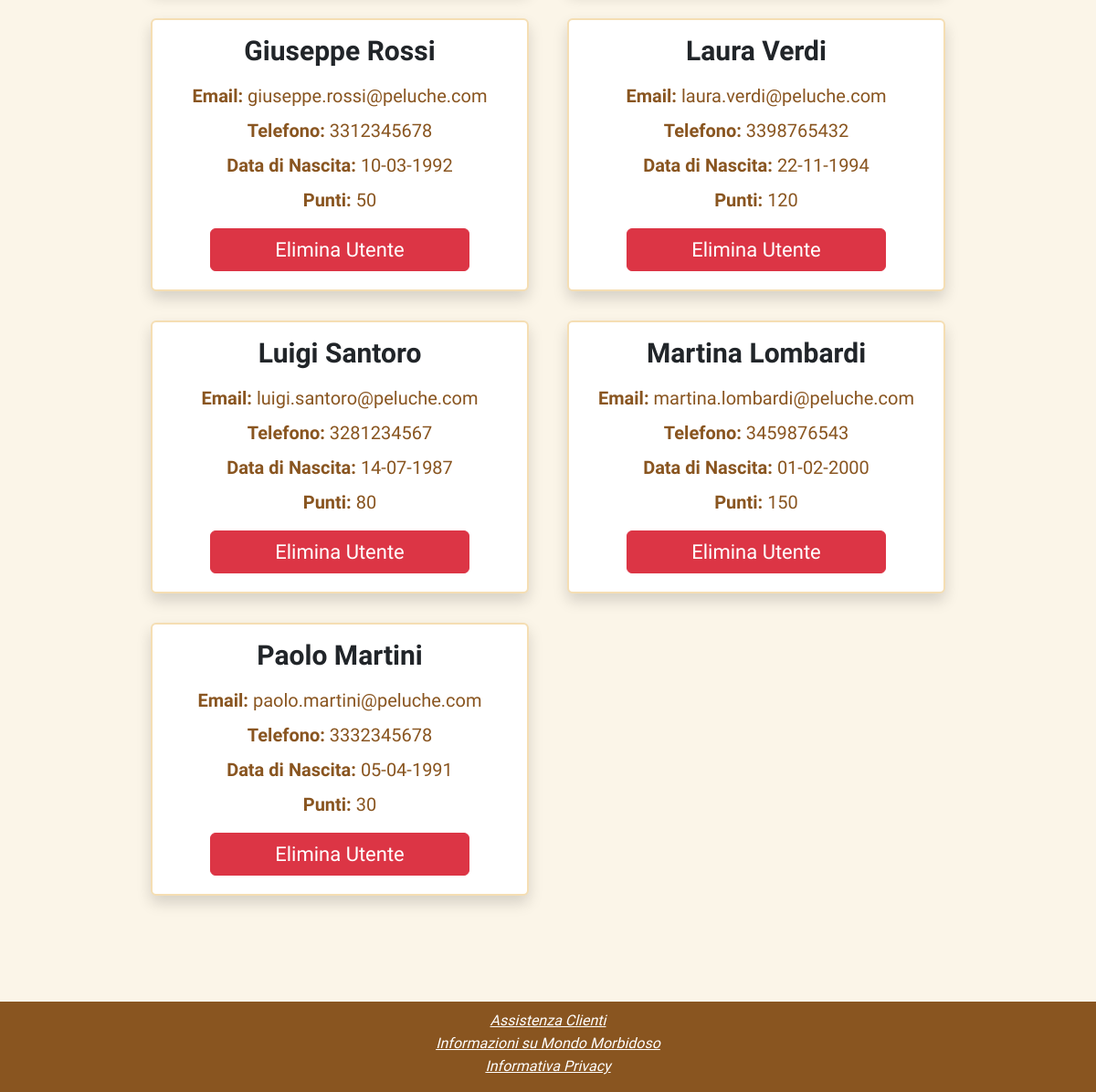
The app's page /php/gestioneAccount.php (lower part), older data.
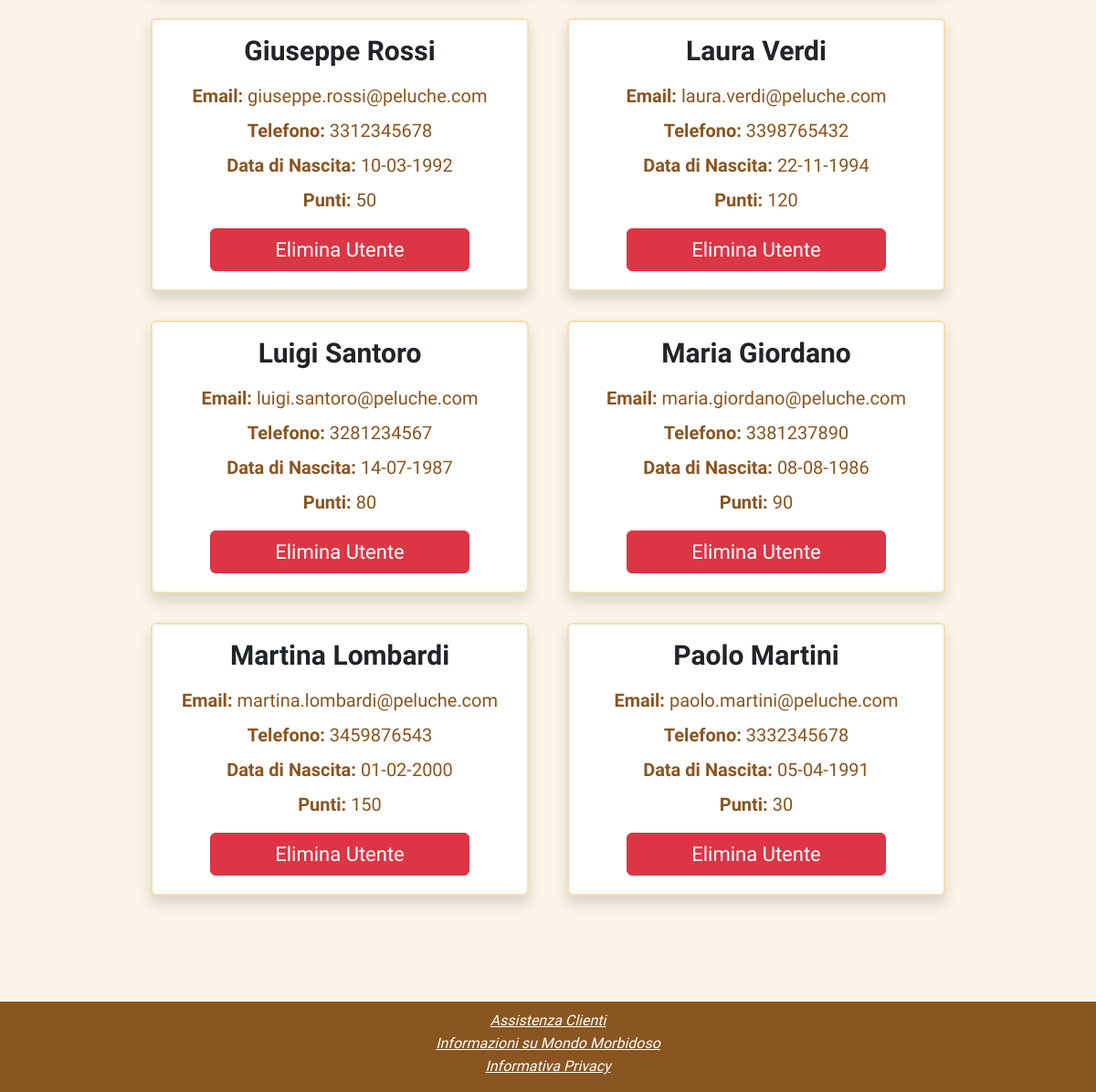
The same page, newer data.
### tables this page shows
create table UTENTE (
     E_mail VARCHAR(100) not null,
     Nome VARCHAR(50) not null,
     Cognome VARCHAR(50) not null,
     Numero_telefono VARCHAR(15),
     Data_di_nascita DATE default null,
     Password VARCHAR(255) not null,
     Punti INT not null default 0,
     Admin BOOLEAN not null default false,
     primary key (E_mail));

### php/gestioneAccount.php (called while the page is built, shortened)
<?php
require_once("bootstrap.php");
$utenti = $dbhost->getAllUtentiNonAdmin();
require("../template/base.php");
?>

### db/database.php (called while the page is built, shortened)
<?php
class DatabaseHelper {
    private $db;
    public function __construct($servername, $username, $password, $dbname, $port) {
        $this->db = new mysqli($servername, $username, $password, $dbname, $port);
    }
    public function getAllUtentiNonAdmin() {
        $query = "SELECT * FROM utente WHERE Admin = 0";
        $stmt = $this->db->prepare($query);
        $stmt->execute();
        $result = $stmt->get_result();
        return $result->fetch_all(MYSQLI_ASSOC);
    }
}
?>

### php/bootstrap.php (called while the page is built, shortened)
<?php
require_once("../utilities/functions.php");
require_once("../db/database.php");
$dbhost = new DatabaseHelper("localhost", "root", "", "morbidoso", 3306);
?>

### utilities/functions.php (called while the page is built, shortened)
<?php
function getFormattedDate($data) {
    return DateTime::createFromFormat('Y-m-d', $data)->format('d-m-Y');
}
?>

### template/gestioneAccountC.php (the view, shortened to what this page needs)
<div class="container mt-4 ps-4 pe-4 cont-accounts">
    <div class="container pt-1 mt-4">
        <div class="row">
            <?php foreach ($utenti as $utente): ?>
                <div class="col-12 col-md-6 mb-4 pb-2">
                    <div class="card shadow card-border">
                        <div class="card-body">
                            <h2 class="card-title fw-bold text mb-3">
                                <?php echo htmlspecialchars($utente['Nome'] . ' ' . $utente['Cognome']); ?>
                            </h2>
                            <p class="text mb-2"><strong>Email:</strong> <?php echo htmlspecialchars($utente['E_mail']); ?></p>
                            <p class="text mb-2"><strong>Telefono:</strong> <?php echo $utente["Numero_telefono"]  != null ? $utente['Numero_telefono'] : 'Non Disponibile' ?></p>
                            <p class="text mb-2"><strong>Data di Nascita:</strong> <?php echo $utente['Data_di_nascita'] != '0000-00-00' ? getFormattedDate($utente["Data_di_nascita"]) : 'Non Disponibile' ?></p>
                            <p class="text mb-2"><strong>Punti:</strong> <?php echo htmlspecialchars($utente['Punti']); ?></p>
                            <div class="text-center mt-3 mb-1">
                                <a href="gestioneAccount.php?email=<?php echo urlencode($utente['E_mail']); ?>" class="btn btn-danger btn-delete text w-75">
                                    Elimina Utente
                                </a>
                            </div>
                        </div>
                    </div>
                </div>
            <?php endforeach; ?>
        </div>
    </div>
</div>

Row changes from the older to the newer data that the page shows:
now on this page (row edited): utente: Nome+Cognome "Maria Giordano", E_mail "maria.giordano@peluche.com", Numero_telefono "3381237890", Data_di_nascita "08-08-1986", Punti "90"
